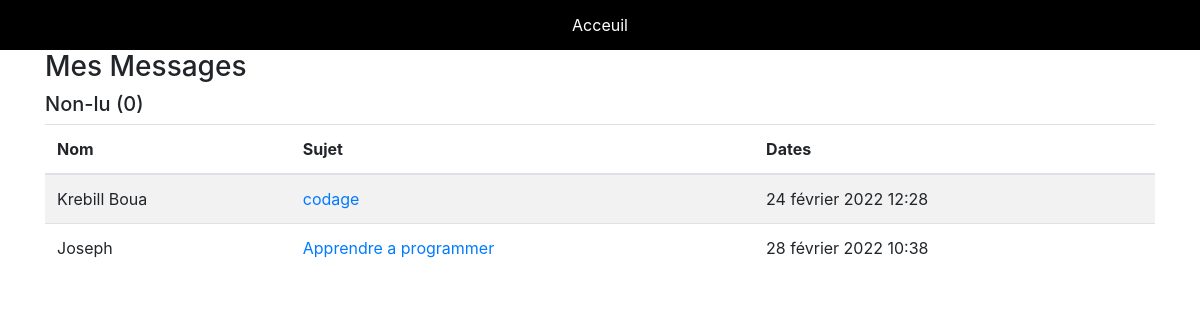
The app's page /Inbox/ with its own data.
### traitement/models.py (models this page shows, shortened)
class Message(models.Model):
    nom = models.CharField(max_length=200)
    email = models.CharField(max_length=200)
    sujet = models.CharField(max_length=200)
    message = models.TextField()
    is_read = models.BooleanField(default=False)
    created = models.DateTimeField(auto_now_add=True)
    id = models.UUIDField(default=uuid.uuid4, unique=True, primary_key=True,editable=False)

### traitement/views.py (the view)
# urls.py: path('Inbox/', inbox, name="inbox"),
def inbox(request):
    inbox = Message.objects.all().order_by('is_read')
    nonlu = Message.objects.filter(is_read=False).count()
    context = {
        'inbox':inbox,
        'nonlu':nonlu,
    }
    return render(request,'base/inbox.html', context)

### traitement/templates/base/inbox.html
{% extends 'base/menu.html'%}
{% load static %}
{% block content %}
<div class="container">
        <h3>Mes Messages</h3>
        <h5>Non-lu ({{nonlu}})</h5>
        <table class="table table-striped">
            <thead>
                <tr>
                    <th>Nom</th>
                    <th>Sujet</th>
                    <th>Dates</th>
                </tr>
            </thead>
            <tbody>
                {% for message in inbox %}
                    {% if message.is_read %}
                    <tr>
                    {% else %}
                    <tr style="font-weight: 900;">
                    {% endif%}
                        <td>{{message.nom}}</td>
                        <td><a href="{% url 'message' message.id %}">{{message.sujet}}</a></td>
                        <td>{{message.created}}</td>
                    </tr>
                {% endfor %}
            </tbody>
        </table>
</div>
{% endblock content %}

### static/styles/main.css (style rules this page uses)
body { background-color:#fff; }

### records on screen
Message: nom "Krebill Boua", sujet "codage", created "24 février 2022 12:28"
Message: nom "Joseph", sujet "Apprendre a programmer", created "28 février 2022 10:38"

### other values on screen
{{ nonlu }} "0"
